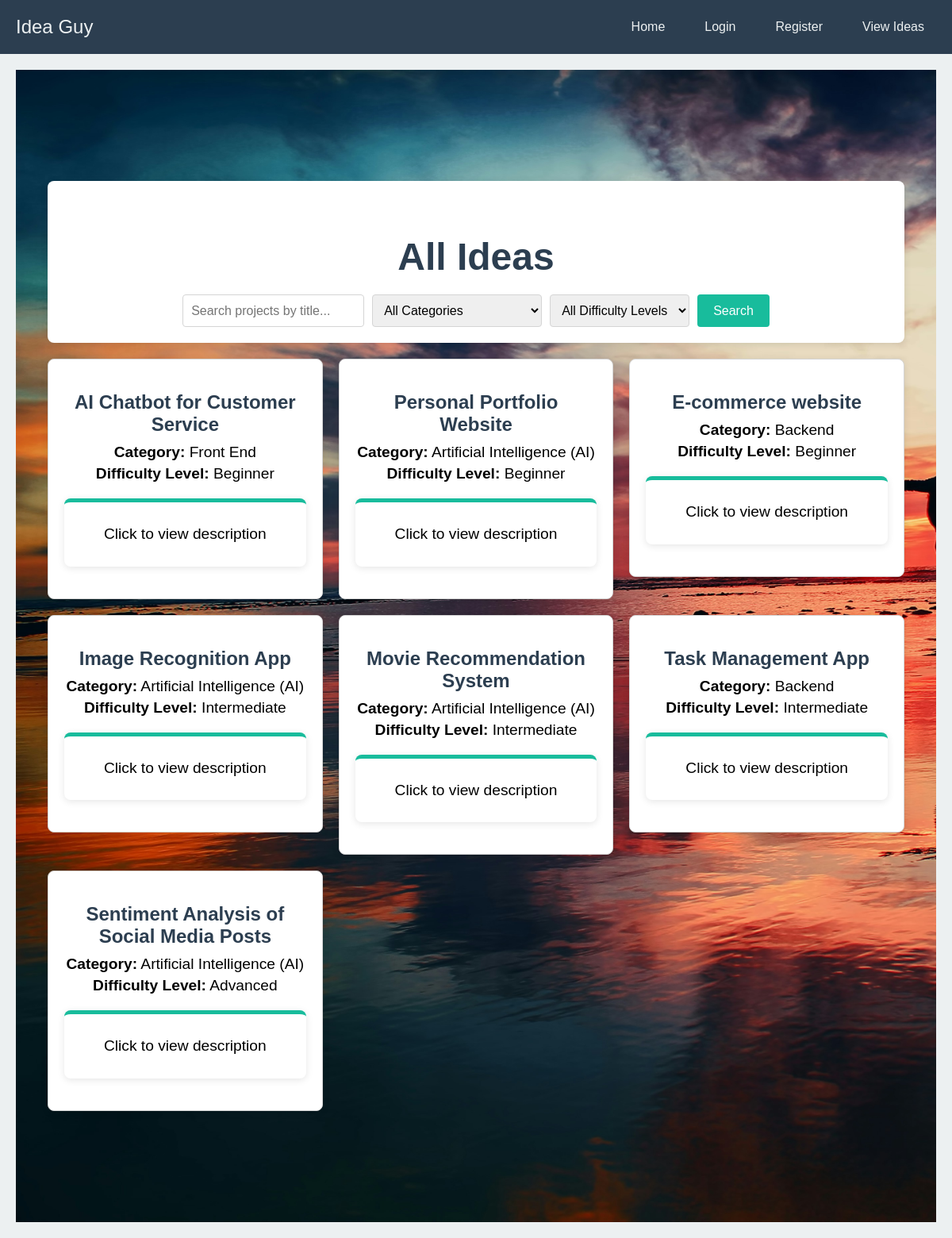
Page /all_ideas on the earlier database version.
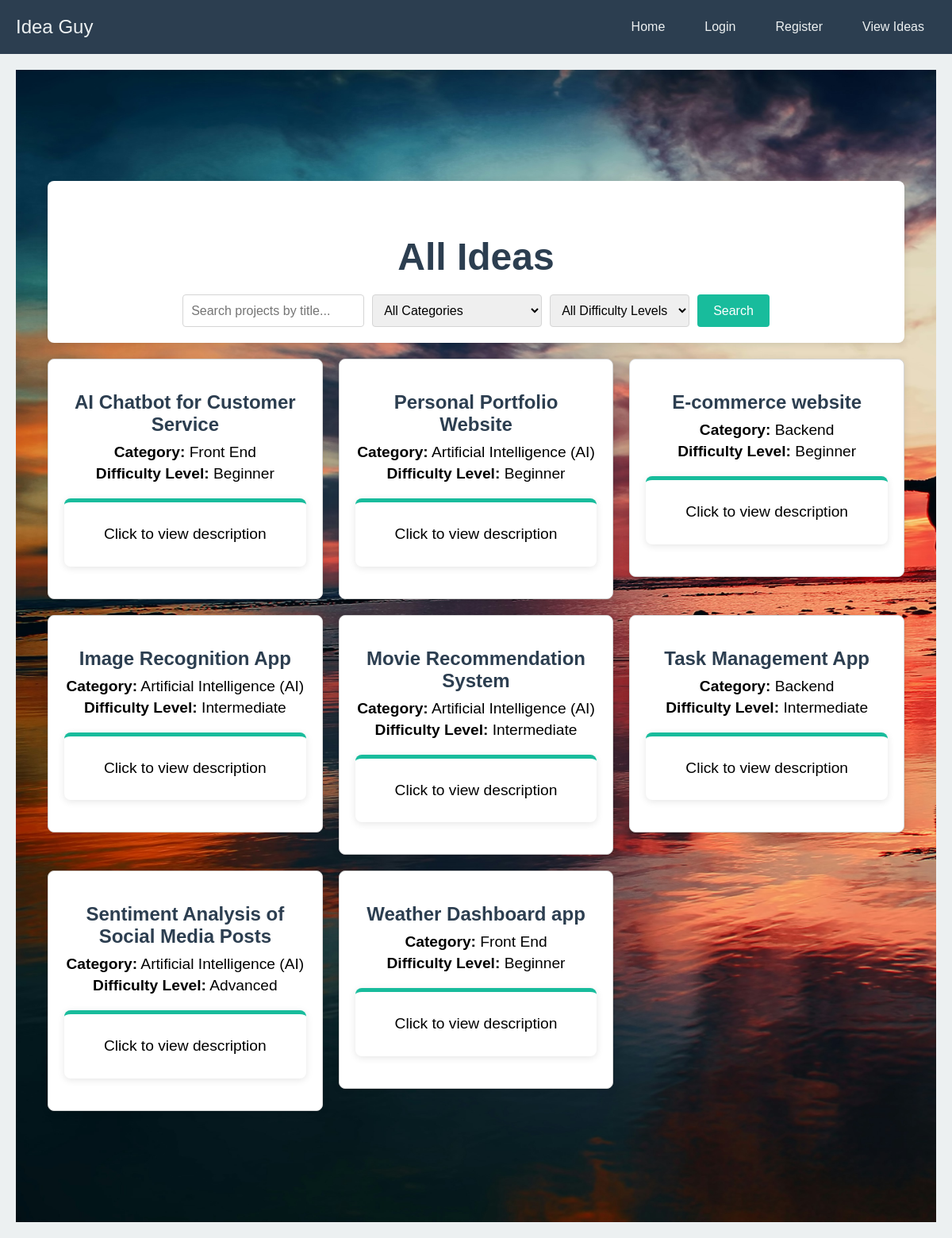
Same page on the later database version.
### the_idea/models.py (models this page shows, shortened)
class Projects(db.Model):
    project_id = db.Column(db.String(20), primary_key=True)
    title = db.Column(db.String(80), nullable=False)
    difficulty_level = db.Column(db.String(50), nullable=False)
    category = db.Column(db.String(50), nullable=False)
    description = db.Column(db.Text, nullable=False)
    category_id = db.Column(db.Integer, db.ForeignKey('categories.category_id'), nullable=False)
    user_id = db.Column(db.String(20), db.ForeignKey('users.id'), nullable=False)
    created_at = db.Column(db.DateTime, default=db.func.current_timestamp())
    updated_at = db.Column(db.DateTime, default=db.func.current_timestamp())

### the_idea/routes.py (the view, shortened to what this page needs)
@app.route('/all_ideas', methods = ['GET', 'POST'])
def all_ideas():
    projects = Projects.query.all()
    categories = Categories.query.all()
    form = SearchForm()
    return render_template('all_ideas.html', projects = projects, form = form, categories=categories, title = 'All Ideas')

### the_idea/forms.py
class SearchForm(FlaskForm):
    search_bar = StringField('Search')
    category_filter = SelectField('Category', choices=[('All Categories','All Categories')] + [(category.category_id, category.category_name) for category in Categories.query.all()], validators=[DataRequired()])
    difficulty_filter = SelectField('Difficulty Level', choices=[('All Difficulty Levels','All Difficulty Levels'), ('Beginner', 'Beginner'), ('Intermediate', 'Intermediate'), ('Advanced', 'Advanced')], validators=[DataRequired()])
    submit = SubmitField('Search')

### the_idea/templates/all_ideas.html (shortened to what this page needs)
{% extends "layout.html" %}
{% block content %}
<head>
    <link rel="stylesheet" href="{{ url_for('static', filename='css/all_ideas.css') }}">
</head>
<main>
    <section class="search-container">
        <h1>{{ title }}</h1>
        <form method="POST" action="{{ url_for('all_ideas') }}">
            <div class="search-filters">
                {{ form.search_bar(class="form-control", id="search-bar", placeholder="Search projects by title...") }}
                {{ form.category_filter(class="form-control", id="category-filter") }}
                {{ form.difficulty_filter(class="form-control", id="difficulty-filter") }}
                {{ form.submit(class="btn", id="search-button") }}
            </div>
        </form>
    </section>
    <section class="projects-container">
        {% for project in projects %}
        <a href="{{ url_for('description', project_id=project.project_id) }}" class="project-card-link">
            <article class="project-card">
                <h2>{{ project.title }}</h2>
                <p><strong>Category:</strong> {{ project.category }}</p>
                <p><strong>Difficulty Level:</strong> {{ project.difficulty_level }}</p>
                <div class="project-description-container">
                    <p class="project-description">Click to view description</p>
                </div>
            </article>
        </a>
        {% endfor %}
    </section>
</main>
{% endblock %}

### the_idea/templates/layout.html (shortened to what this page needs)
<!DOCTYPE html>
<html lang="en">
<head>
    <link rel="stylesheet" href="https://cdnjs.cloudflare.com/ajax/libs/font-awesome/6.0.0-beta3/css/all.min.css">
    <link rel="stylesheet" href="{{ url_for('static', filename='css/home.css') }}">
</head>
<body>
    <header>
        <nav>
            <div class="logo"><a href="{{ url_for('home') }}">Idea Guy</a></div>
            <ul id="menu">
                {% if current_user.is_authenticated %}
                    <li><a href="{{ url_for('home') }}" class="{{ 'active' if request.endpoint == 'home' else '' }}">Home</a></li>
                    <li><a href="{{url_for('account')}}" class="{{'active' if request.endpint == 'account' else ''}}">account</a></li>
                    <li><a href="{{ url_for('logout') }}" class="{{ 'active' if request.endpoint == 'logout' else '' }}">Logout</a></li>
                {% else %}
                    <li><a href="{{ url_for('home') }}" class="{{ 'active' if request.endpoint == 'home' else '' }}">Home</a></li>
                    <li><a href="{{ url_for('login') }}" class="{{ 'active' if request.endpoint == 'login' else '' }}">Login</a></li>
                    <li><a href="{{ url_for('register') }}" class="{{ 'active' if request.endpoint == 'register' else '' }}">Register</a></li>
                {% endif %}
                <li><a href="{{url_for('all_ideas')}}" class="{{ 'active' if request.path == '/view-ideas' else '' }}">View Ideas</a></li>
            </ul>
        </nav>
    </header>
    <main>
        <section class="hero">
            {% block content %}{% endblock %}
        </section>
    </main>
</body>
</html>

### the_idea/static/css/home.css (style rules this page uses)
body { font-family: Arial, sans-serif; margin: 0; background-color: #ECF0F1; color: #2C3E50; margin-top: auto; }
header { background-color: #2C3E50; padding: 20px 0; }
nav { display: flex; justify-content: space-between; align-items: center; max-width: 1200px; margin: 0 auto; padding: 0 20px; }
.logo a { font-size: 1.5em; color: #ECF0F1; text-decoration: none; }
nav ul { list-style: none; display: flex; gap: 20px; margin: 0; padding: 0; }
nav ul li a { color: #ECF0F1; text-decoration: none; padding: 10px 15px; border-radius: 5px; transition: background-color 0.3s; }
.hero { text-align: center; padding: 100px 20px; background-color: #18BC9C; background-image: url('../images/mohamed-nohassi-odxB5oIG_iA-unsplash.jpg'); background-size: cover; background-position: left; background-repeat: no-repeat; color: #ECF0F1; animation: fadeIn 2s ease-in-out; }
.hero h1 { font-size: 3em; margin-bottom: 10px; animation: slideInLeft 1s ease-in-out; }
.hero p { font-size: 1.2em; margin-bottom: 20px; animation: slideInRight 1s ease-in-out; }
.btn { background-color: #18BC9C; color: #ECF0F1; padding: 15px 30px; text-decoration: none; border-radius: 5px; font-size: 1.2em; transition: background-color 0.3s; animation: zoomIn 1.5s ease-in-out; }

### the_idea/static/css/all_ideas.css (style rules this page uses)
main { padding: 20px; }
.search-container { max-width: 1200px; margin: 20px auto; background-color: #FFFFFF; border-radius: 8px; box-shadow: 0 2px 10px rgba(0, 0, 0, 0.1); padding: 20px; text-align: center; }
.search-container h1 { margin-bottom: 20px; color: #2C3E50; }
.search-filters { display: flex; flex-wrap: wrap; justify-content: center; gap: 10px; }
.search-filters input, .search-filters select { padding: 10px; border: 1px solid #D5D5D5; border-radius: 4px; font-size: 1em; }
#search-button { padding: 10px 20px; background-color: #18BC9C; color: #FFFFFF; border: none; border-radius: 4px; cursor: pointer; transition: background-color 0.3s; }
.project-description-container { max-width: 1200px; margin: 20px auto; background-color: #FFFFFF; border-radius: 8px; box-shadow: 0 2px 10px rgba(0, 0, 0, 0.1); padding: 20px; border-top: 5px solid #18BC9C; }
.projects-container { max-width: 1200px; margin: 20px auto; display: grid; grid-template-columns: repeat(auto-fill, minmax(300px, 1fr)); gap: 20px; }
.project-card { background-color: #FFFFFF; border: 1px solid #D5D5D5; border-radius: 8px; box-shadow: 0 2px 10px rgba(0, 0, 0, 0.1); padding: 20px; }
.project-card h2 { font-size: 1.5em; color: #2C3E50; margin-bottom: 10px; }
.project-card p { margin: 5px 0; color: black; }
.project-description { color: #666; line-height: 1.6; }
.project-card-link { text-decoration: none; color: inherit; }

Differences in the rows shown:
added Projects: title "Weather Dashboard app", category "Front End", difficulty_level "Beginner"
